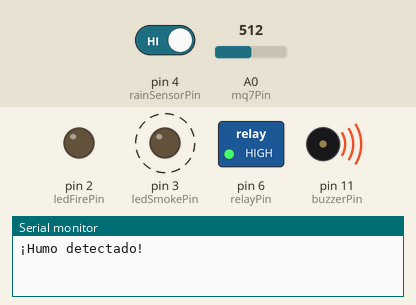
Bench run of a sketch on a simulated Arduino Uno, built with avr-gcc and run on an emulated ATmega328P. Shown: switched loads named in the sketch (green lamp = pin HIGH), output pins drawn as LEDs (lit = HIGH), buzzer (waves = sounding), the last lines printed to the serial monitor. Dashed ring = blinking. The inputs (shaded band) are chosen by the test bench; at power-on: A0 (mq7Pin) = 512, pin 4 (rainSensorPin) HIGH.

Above: at 1.2 s.
1.3 s: A0 (mq7Pin) set to 317
4.3 s: A0 (mq7Pin) set to 282
At 4.6 s:
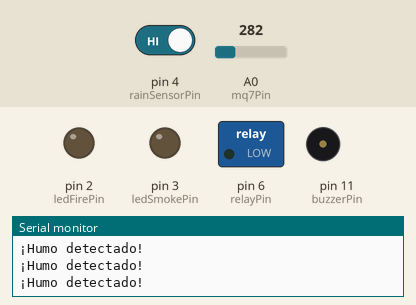
5.8 s: pin 4 (rainSensorPin) driven LOW
At 6.2 s:
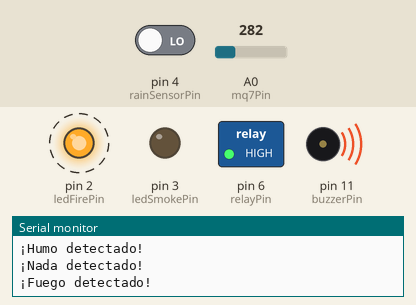
8.8 s: pin 4 (rainSensorPin) driven HIGH
At 9.5 s:
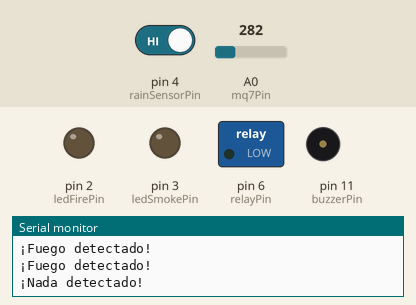
10.3 s: A0 (mq7Pin) set to 306
At 10.7 s:
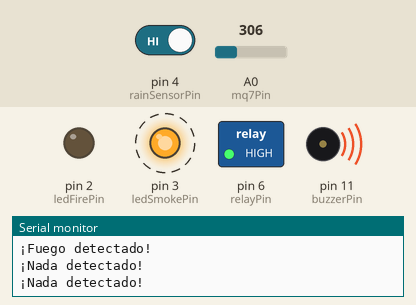
Timing chart, 0 to 14.3 s (numbered marks = the images above; inputs shaded):
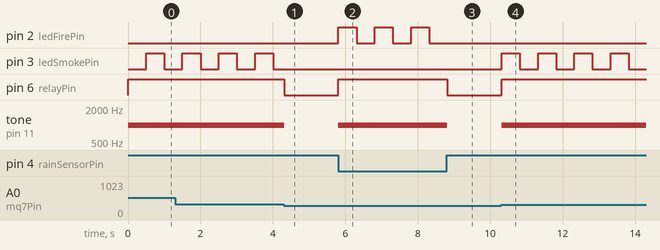

Measured:
- the behaviour switches between 301 and 300 on A0 (mq7Pin) (found by bisection; images 0 and 1)
- after the input at 4.3 s, pin 3 (ledSmokePin): stays LOW (without the input it goes to HIGH after 0.21 s); pin 6 (relayPin): HIGH → LOW at once; tone on pin 11 (buzzerPin): 1000 Hz → silent at once
- after the input at 5.8 s, pin 2 (ledFirePin): alternates HIGH for 0.50 s and LOW for 0.50 s, starting at once; pin 6 (relayPin): LOW → HIGH at once; tone on pin 11 (buzzerPin): silent → 1000 Hz at once
- after the input at 8.8 s, pin 2 (ledFirePin): stays LOW (without the input it goes to HIGH after 0.01 s); pin 6 (relayPin): HIGH → LOW at once; tone on pin 11 (buzzerPin): 1000 Hz → silent at once
- after the input at 10.3 s, pin 3 (ledSmokePin): alternates HIGH for 0.50 s and LOW for 0.50 s, starting at once; pin 6 (relayPin): LOW → HIGH at once; tone on pin 11 (buzzerPin): silent → 1000 Hz at once
- by itself, pin 3 (ledSmokePin): alternates HIGH for 0.50 s and LOW for 0.50 s

The sketch:

AlarmaDeFuegoHumo.ino
```cpp
//este es
int val = 0;                  // Variable donde almacenamos el estado del sensor de fuego
int smokeSensorValue = 0;     // Variable donde almacenamos el valor del sensor MQ-7 (humo)
const int relayPin = 6;       // Pin donde está conectado el relay
const int buzzerPin = 11;     // Pin donde está conectado el buzzer
const int rainSensorPin = 4;  // Pin donde está conectado el sensor de fuego
const int ledSmokePin = 3;    // Pin donde está conectado el LED (humo)
const int ledFirePin = 2;     // Pin donde está conectado el LED (fuego)
const int mq7Pin = A0;        // Pin analógico donde está conectado el sensor MQ-7 (humo)

const int buzzerTone = 1000;  // Frecuencia del tono del buzzer

// Variables para el parpadeo de los LEDS
unsigned long previousMillis = 0;       // Para almacenar el último tiempo de parpadeo
unsigned long previousMillisSmoke = 0;  // Para almacenar el último tiempo de parpadeo del LED de humo
unsigned long lastSerialPrint = 0;      // Para controlar la frecuencia de las impresiones seriales
const long interval = 500;              // Intervalo de parpadeo (en milisegundos)
const long serialPrintInterval = 1000;  // Intervalo para imprimir el valor del sensor (en milisegundos)

void setup() {
  Serial.begin(9600);             // Inicializar la comunicación serial
  pinMode(rainSensorPin, INPUT);  // Configurar el pin del sensor de fuego como entrada
  pinMode(relayPin, OUTPUT);      // Configurar el pin del relay como salida
  pinMode(buzzerPin, OUTPUT);     // Configurar el pin del buzzer como salida
  pinMode(ledFirePin, OUTPUT);    // Configurar el pin del LED (fuego) como salida
  pinMode(ledSmokePin, OUTPUT);   // Configurar el pin del LED (humo) como salida
  pinMode(mq7Pin, INPUT);         // Configurar el pin del sensor MQ-7 como entrada

  digitalWrite(relayPin, HIGH);    // Inicializar el relay en HIGH
  digitalWrite(ledFirePin, LOW);   // Asegurar que el LED de fuego esté apagado al inicio
  digitalWrite(ledSmokePin, LOW);  // Asegurar que el LED de humo esté apagado al inicio
}

void loop() {
  val = digitalRead(rainSensorPin);       // Leer el estado del sensor de fuego
  smokeSensorValue = analogRead(mq7Pin);  // Leer el valor del sensor MQ-7 (humo)

  // Solo se imprime si se detecta humo o fuego
  if (millis() - lastSerialPrint >= serialPrintInterval) {
    lastSerialPrint = millis();
    // Enviar los datos solo cuando se detecta un evento importante
    if (val == LOW) {
      Serial.println("¡Fuego detectado!");  // Enviar mensaje de fuego detectado
    } else if (smokeSensorValue > 300) {
      Serial.println("¡Humo detectado!");  // Enviar mensaje de humo detectado
    } else {
      Serial.println("¡Nada detectado!");  // No se detecta nada
    }
  }

  // Llamamos a las funciones para manejar las detecciones de fuego y humo
  if (val == LOW) {  // Si se detecta el fuego
    handleFireDetection();
  } else if (smokeSensorValue > 300) {  // Si se detecta el humo
    handleSmokeDetection();
  } else {  // Si no se detecta ni fuego ni humo
    handleNoDetection();
  }

  delay(100);  // Pequeño delay para evitar impresión serial excesiva
}

// Función para manejar la detección de fuego
void handleFireDetection() {
  digitalWrite(relayPin, HIGH);  // Activar el relay
  tone(buzzerPin, buzzerTone);   // Emitir un tono para indicar fuego

  // Parpadeo del LED de fuego
  unsigned long currentMillis = millis();
  if (currentMillis - previousMillis >= interval) {
    previousMillis = currentMillis;
    int ledState = digitalRead(ledFirePin);
    if (ledState == LOW) {
      digitalWrite(ledFirePin, HIGH);  // Encender el LED de fuego
    } else {
      digitalWrite(ledFirePin, LOW);  // Apagar el LED de fuego
    }
  }

  digitalWrite(ledSmokePin, LOW);  // Apagar el LED de humo cuando se detecta fuego
}

// Función para manejar la detección de humo
void handleSmokeDetection() {
  digitalWrite(relayPin, HIGH);  // Activar el relay
  tone(buzzerPin, buzzerTone);   // Emitir un tono para indicar humo

  // Parpadeo del LED de humo
  unsigned long currentMillis = millis();
  if (currentMillis - previousMillisSmoke >= interval) {
    previousMillisSmoke = currentMillis;
    int ledSmokeState = digitalRead(ledSmokePin);
    if (ledSmokeState == LOW) {
      digitalWrite(ledSmokePin, HIGH);  // Encender el LED de humo
    } else {
      digitalWrite(ledSmokePin, LOW);  // Apagar el LED de humo
    }
  }

  digitalWrite(ledFirePin, LOW);  // Apagar el LED de fuego cuando se detecta humo
}

// Función para manejar el caso cuando no se detecta ni fuego ni humo
void handleNoDetection() {
  digitalWrite(relayPin, LOW);     // Desactivar el relay
  noTone(buzzerPin);               // Detener el tono del buzzer
  digitalWrite(ledFirePin, LOW);   // Apagar el LED de fuego
  digitalWrite(ledSmokePin, LOW);  // Apagar el LED de humo
}
```
